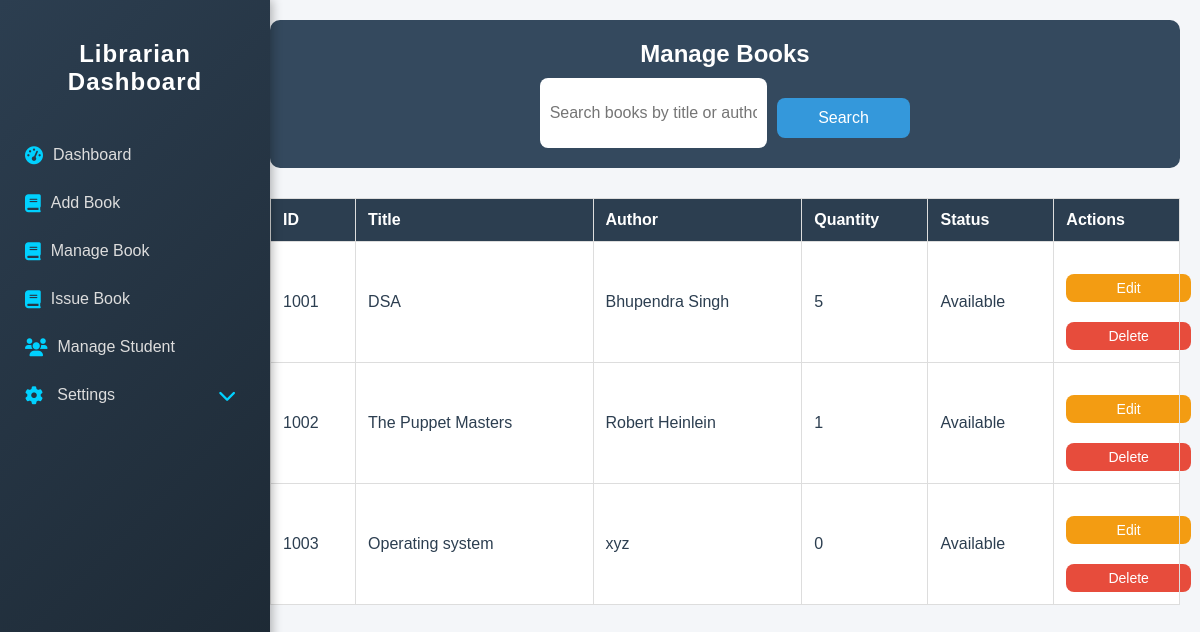
Page /librarian/manage_books.php (signed in) on the earlier database version.
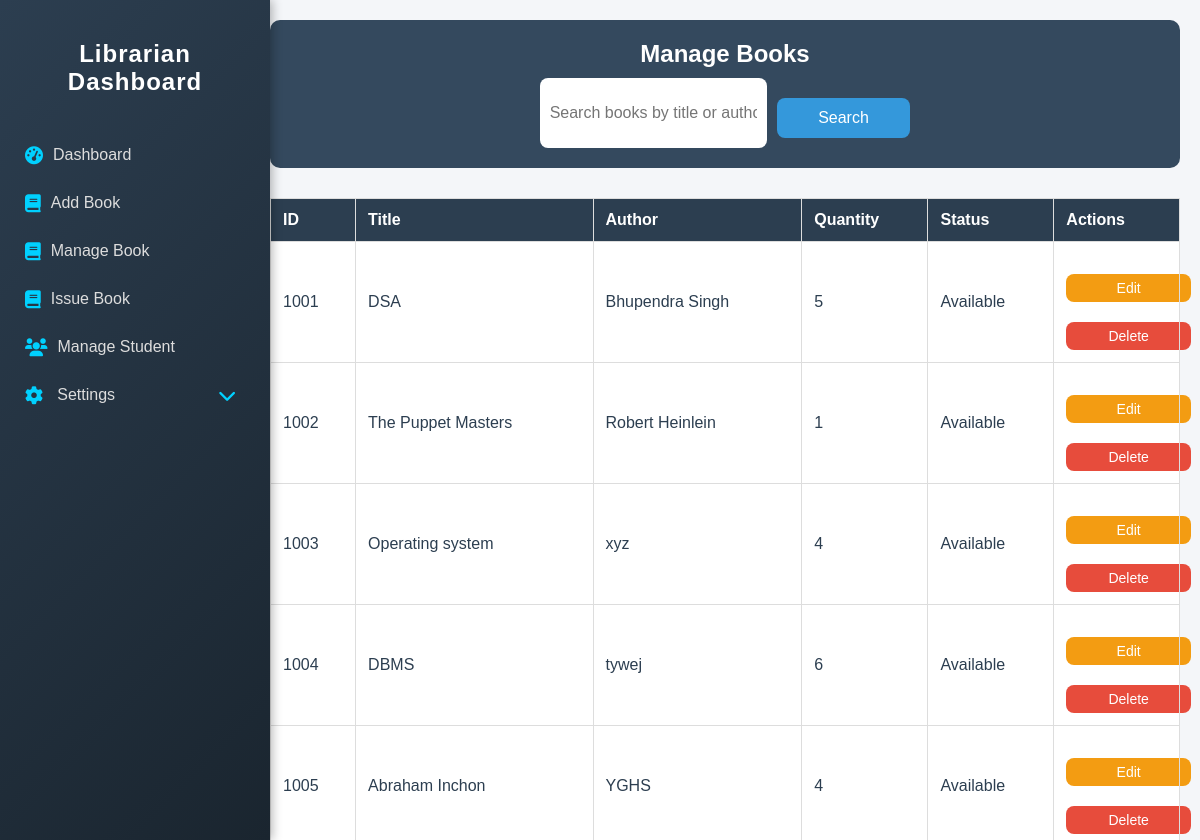
Same page on the later database version.
### tables this page shows
CREATE TABLE `books` (
  `B_id` int(11) NOT NULL,
  `Title` varchar(255) NOT NULL,
  `Author` varchar(255) NOT NULL,
  `ISBN` varchar(20) DEFAULT NULL,
  `Category` varchar(255) DEFAULT NULL,
  `Status` enum('Available','Reserved','Issued','Unavailable') DEFAULT 'Available',
  `Quantity` int(11) NOT NULL
);

### librarian/manage_books.php (the view, shortened to what this page needs)
<?php
require '../includes/config.php';
$search_query = "";
$books_query = "SELECT * FROM books WHERE Title LIKE '%$search_query%' OR Author LIKE '%$search_query%'";
$books_result = mysqli_query($conn, $books_query);
?>
<!DOCTYPE html>
<html lang="en">
<head>
    <link rel="stylesheet" href="../assets/css/style.css">
    <link rel="stylesheet" href="https://cdnjs.cloudflare.com/ajax/libs/font-awesome/6.0.0/css/all.min.css">
    <link rel="stylesheet" href="style.css">
    <link rel="stylesheet" href="../assets/css/style.css">
</head>
<body>
<aside class="sidebar">
        <h1>Librarian Dashboard</h1>
        <nav>
            <ul>
                <li><a href="dashboard.php"><i class="fas fa-tachometer-alt"></i> Dashboard</a></li>
                <li><a href="add_books.php"><i class="fas fa-book"></i> Add Book</a></li>
                <li><a href="manage_books.php"><i class="fas fa-book"></i> Manage Book</a></li>
                <li><a href="issuebook.php"><i class="fas fa-book"></i> Issue Book</a></li>
                <li><a href="manage_student.php"><i class="fa-solid fa-users"></i> Manage Student</a></li>
                <li class="dropdown">
                    <a href="#" onclick="toggleDropdown()" class="dropdown-toggle"><i class="fas fa-cog"></i> Settings <i class="fa fa-chevron-down" style=" margin-left: 100px;"></i></a>
                </li>
            </ul>
        </nav>
    </aside>
<main class="main-content">
    <header class="dashboard-header">
        <h2>Manage Books</h2>
        <form method="GET" action="manage_books.php" class="search-form">
            <input type="text" name="search" placeholder="Search books by title or author" value="<?= htmlspecialchars($search_query); ?>" class="search-input">
            <button type="submit" class="btn btn-primary">Search</button>
        </form>
    </header>
    <table class="table">
        <thead>
            <tr>
                <th>ID</th>
                <th>Title</th>
                <th>Author</th>
                <th>Quantity</th>
                <th>Status</th>
                <th>Actions</th>
            </tr>
        </thead>
        <tbody>
            <?php if (mysqli_num_rows($books_result) > 0): ?>
                <?php while ($row = mysqli_fetch_assoc($books_result)): ?>
                    <tr>
                        <td><?= $row['B_id']; ?></td>
                        <td><?= htmlspecialchars($row['Title']); ?></td>
                        <td><?= htmlspecialchars($row['Author']); ?></td>
                        <td><?= htmlspecialchars($row['Quantity']); ?></td>
                        <td><?= htmlspecialchars($row['Status']); ?></td>
                        <td>
                            <a href="?edit_id=<?= $row['B_id']; ?>" class="btn btn-secondary">Edit</a>
                            <a href="javascript:void(0);" class="btn btn-danger" onclick="confirmDelete('?delete_id=<?= $row['B_id']; ?>')">Delete</a>
                        </td>
                    </tr>
                <?php endwhile; ?>
            <?php else: ?>
                <tr>
                    <td colspan="6">No books found.</td>
                </tr>
            <?php endif; ?>
        </tbody>
    </table>
</main>
</body>
</html>

Differences in the rows shown:
changed books "Operating system": Quantity "0" → "4"
added books: B_id "1004", Title "DBMS", Author "tywej", Quantity "6", Status "Available"
added books: B_id "1005", Title "Abraham Inchon", Author "YGHS", Quantity "4", Status "Available"
